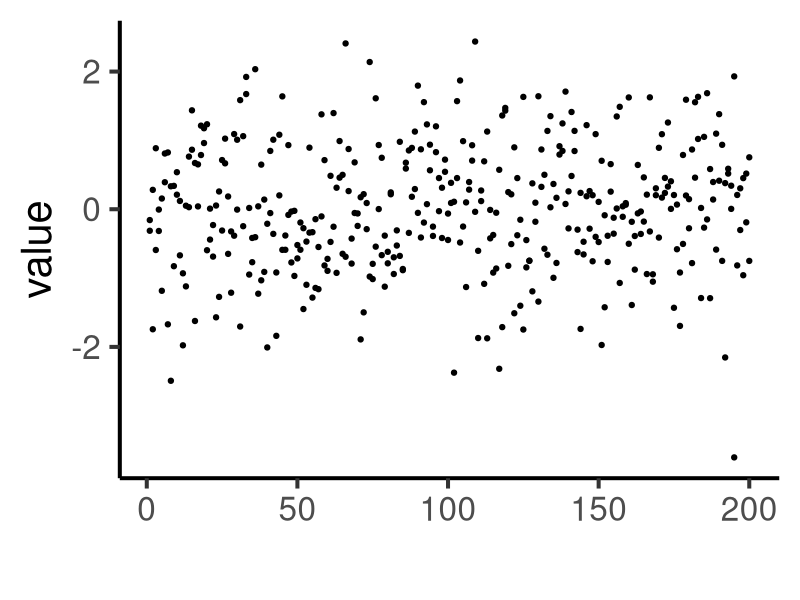
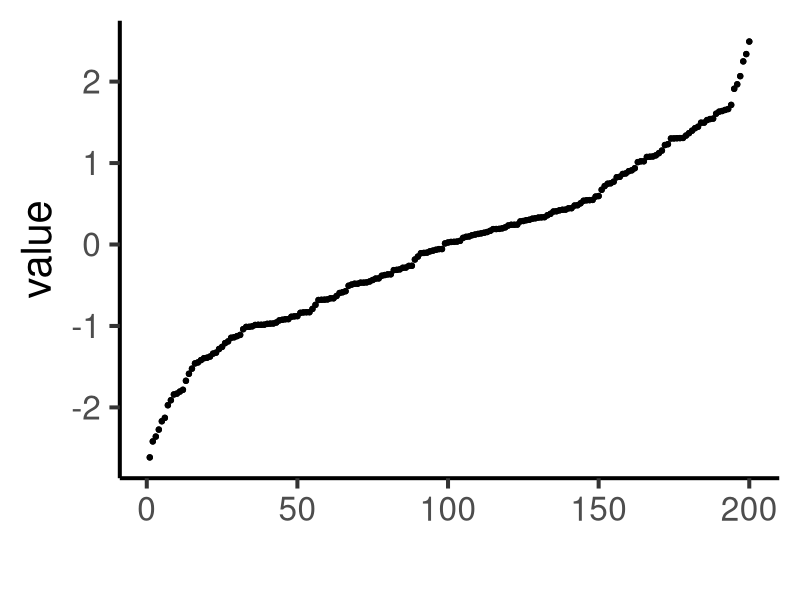
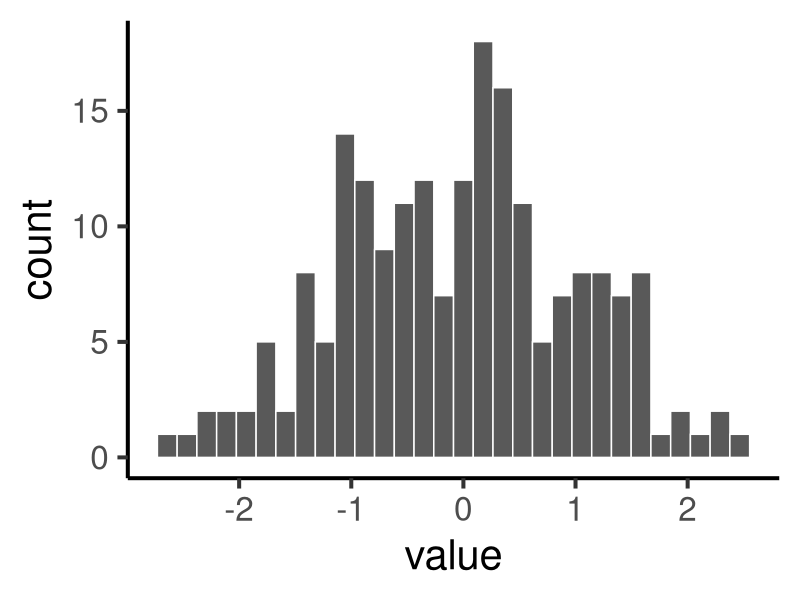
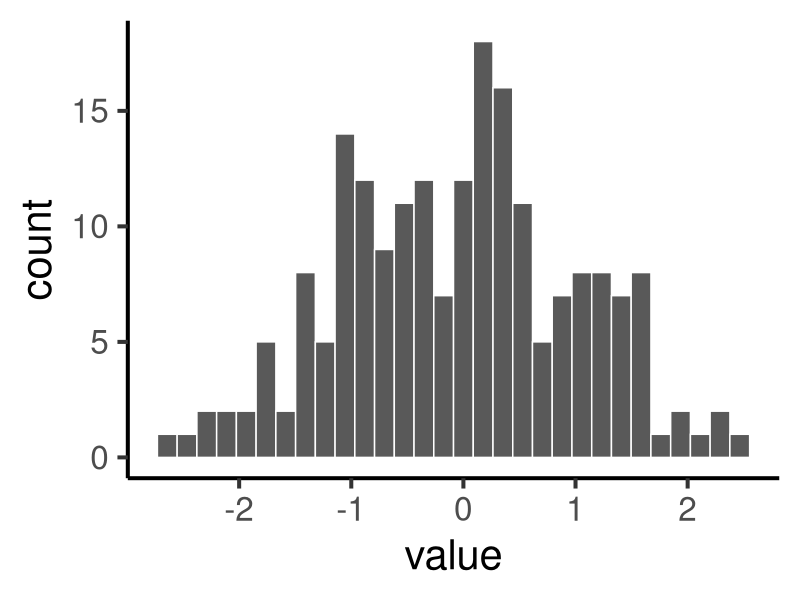
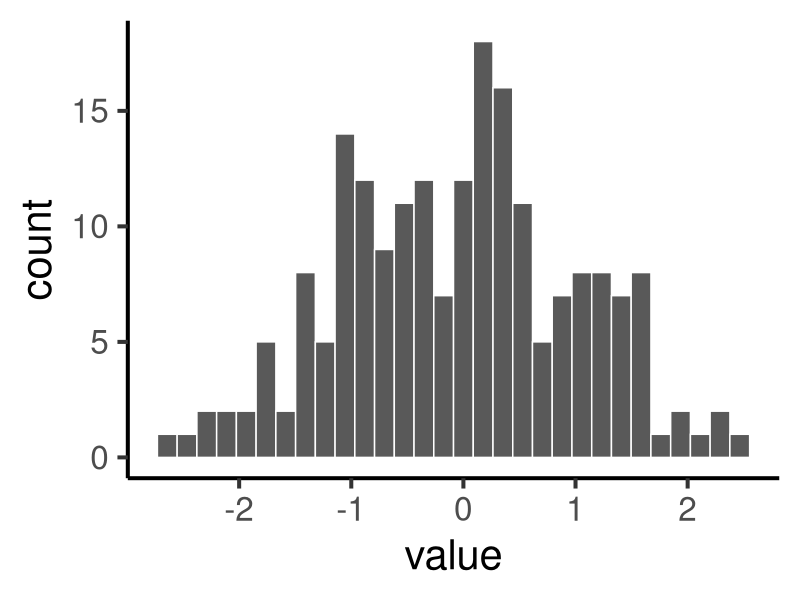
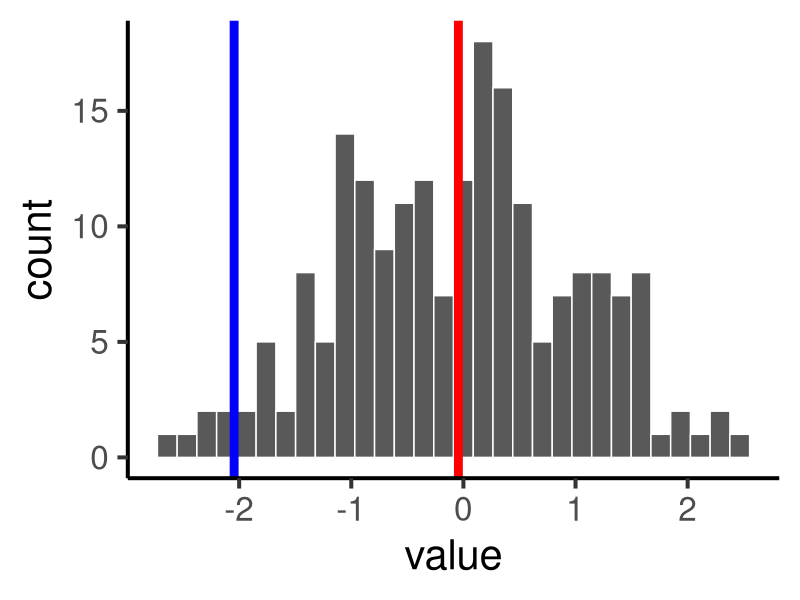

Write R code to recreate these figures, in order.
## ---- chunk 1
options(htmltools.dir.version = FALSE)
knitr::opts_chunk$set(echo = FALSE,message=FALSE,warning=FALSE, cache = TRUE)
## ---- chunk 2
a<-matrix(round(runif(200,-100,100)),ncol=20)
knitr::kable(a, 'html')
## ---- chunk 3
knitr::kable(a, 'html')
## ---- chunk 4
library(ggplot2)
qplot(y=rnorm(200,0,1))+
  geom_point()+
  theme_classic(base_size = 30)+
  ylab("value")
## ---- chunk 5
a<-sort(rnorm(200,0,1))
qplot(y=a)+
  geom_point()+
  theme_classic(base_size = 30)+
  ylab("value")
## ---- chunk 6
qplot(x=a)+
  geom_histogram(color="white")+
  theme_classic(base_size = 30)+
  ylab("count")+
  xlab("value")
## ---- chunk 7
qplot(x=a)+
  geom_histogram(color="white")+
  theme_classic(base_size = 30)+
  ylab("count")+
  xlab("value")
## ---- chunk 8
qplot(x=a)+
  geom_histogram(color="white")+
  theme_classic(base_size = 30)+
  ylab("count")+
  xlab("value")
## ---- chunk 9
qplot(x=a)+
  geom_histogram(color="white")+
  theme_classic(base_size = 30)+
  ylab("count")+
  geom_vline(xintercept=mean(a),size=3, color="red")+
  geom_vline(xintercept=mean(a)-2,size=3, color="blue")+
  xlab("value")
## ---- chunk 10
#make some numbers
a <- round(rnorm(n=25, mean=24, sd=5)) 
## ---- chunk 11
knitr::kable(matrix(a,ncol=5))
## ---- chunk 12
table(a)
## ---- chunk 13
my_mode <- function(x) {
     ux <- unique(x)
     ux[which.max(tabulate(match(x, ux)))]
 }
## ---- chunk 14
my_mode(a)
